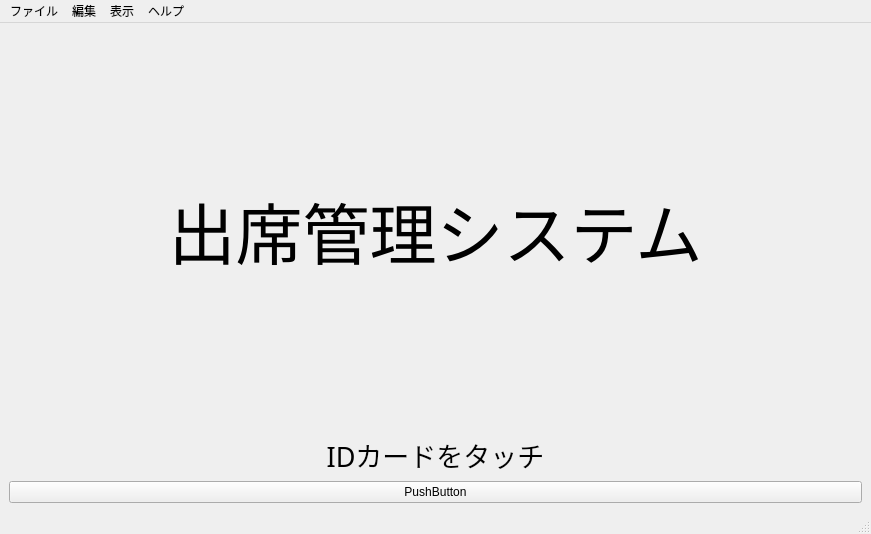
<?xml version="1.0" encoding="UTF-8"?>
<ui version="4.0">
 <class>MainWindow</class>
 <widget class="QMainWindow" name="MainWindow">
  <property name="enabled">
   <bool>true</bool>
  </property>
  <property name="geometry">
   <rect>
    <x>0</x>
    <y>0</y>
    <width>871</width>
    <height>534</height>
   </rect>
  </property>
  <property name="sizePolicy">
   <sizepolicy hsizetype="Expanding" vsizetype="Preferred">
    <horstretch>0</horstretch>
    <verstretch>0</verstretch>
   </sizepolicy>
  </property>
  <property name="font">
   <font>
    <pointsize>9</pointsize>
   </font>
  </property>
  <property name="windowTitle">
   <string>Team7 - CardReader</string>
  </property>
  <widget class="QWidget" name="centralwidget">
   <layout class="QVBoxLayout" name="verticalLayout">
    <item>
     <widget class="QLabel" name="label">
      <property name="sizePolicy">
       <sizepolicy hsizetype="Preferred" vsizetype="Preferred">
        <horstretch>0</horstretch>
        <verstretch>0</verstretch>
       </sizepolicy>
      </property>
      <property name="font">
       <font>
        <family>UD デジタル 教科書体 N-R</family>
        <pointsize>50</pointsize>
       </font>
      </property>
      <property name="text">
       <string>出席管理システム</string>
      </property>
      <property name="scaledContents">
       <bool>false</bool>
      </property>
      <property name="alignment">
       <set>Qt::AlignCenter</set>
      </property>
     </widget>
    </item>
    <item>
     <widget class="QLabel" name="label_2">
      <property name="sizePolicy">
       <sizepolicy hsizetype="Preferred" vsizetype="Fixed">
        <horstretch>0</horstretch>
        <verstretch>0</verstretch>
       </sizepolicy>
      </property>
      <property name="minimumSize">
       <size>
        <width>0</width>
        <height>30</height>
       </size>
      </property>
      <property name="font">
       <font>
        <family>メイリオ</family>
        <pointsize>20</pointsize>
       </font>
      </property>
      <property name="text">
       <string>IDカードをタッチ</string>
      </property>
      <property name="alignment">
       <set>Qt::AlignCenter</set>
      </property>
     </widget>
    </item>
    <item>
     <widget class="QPushButton" name="pushButton">
      <property name="text">
       <string>PushButton</string>
      </property>
     </widget>
    </item>
   </layout>
  </widget>
  <widget class="QMenuBar" name="menubar">
   <property name="geometry">
    <rect>
     <x>0</x>
     <y>0</y>
     <width>871</width>
     <height>21</height>
    </rect>
   </property>
   <widget class="QMenu" name="menu">
    <property name="title">
     <string>ファイル</string>
    </property>
    <addaction name="action_9"/>
    <addaction name="action_10"/>
   </widget>
   <widget class="QMenu" name="menu_2">
    <property name="title">
     <string>編集</string>
    </property>
    <addaction name="action_6"/>
    <addaction name="separator"/>
    <addaction name="action_8"/>
   </widget>
   <widget class="QMenu" name="menu_3">
    <property name="title">
     <string>表示</string>
    </property>
    <addaction name="action"/>
    <addaction name="action_2"/>
    <addaction name="action_4"/>
   </widget>
   <widget class="QMenu" name="menu_4">
    <property name="title">
     <string>ヘルプ</string>
    </property>
    <addaction name="actionGithub"/>
    <addaction name="actionAbout"/>
   </widget>
   <addaction name="menu"/>
   <addaction name="menu_2"/>
   <addaction name="menu_3"/>
   <addaction name="menu_4"/>
  </widget>
  <widget class="QStatusBar" name="statusbar"/>
  <action name="action">
   <property name="text">
    <string>管理画面表示</string>
   </property>
  </action>
  <action name="action_2">
   <property name="text">
    <string>出席表示</string>
   </property>
  </action>
  <action name="action_3">
   <property name="text">
    <string>動作設定</string>
   </property>
  </action>
  <action name="actionGithub">
   <property name="text">
    <string>Github</string>
   </property>
  </action>
  <action name="actionAbout">
   <property name="text">
    <string>About</string>
   </property>
  </action>
  <action name="action_5">
   <property name="text">
    <string>終了</string>
   </property>
  </action>
  <action name="action_6">
   <property name="text">
    <string>出席状況修正</string>
   </property>
  </action>
  <action name="action_8">
   <property name="text">
    <string>データベース更新
</string>
   </property>
  </action>
  <action name="action_9">
   <property name="text">
    <string>環境設定</string>
   </property>
  </action>
  <action name="action_10">
   <property name="text">
    <string>終了</string>
   </property>
  </action>
  <action name="action_4">
   <property name="text">
    <string>デバッグ機能</string>
   </property>
  </action>
 </widget>
 <resources/>
 <connections/>
</ui>
